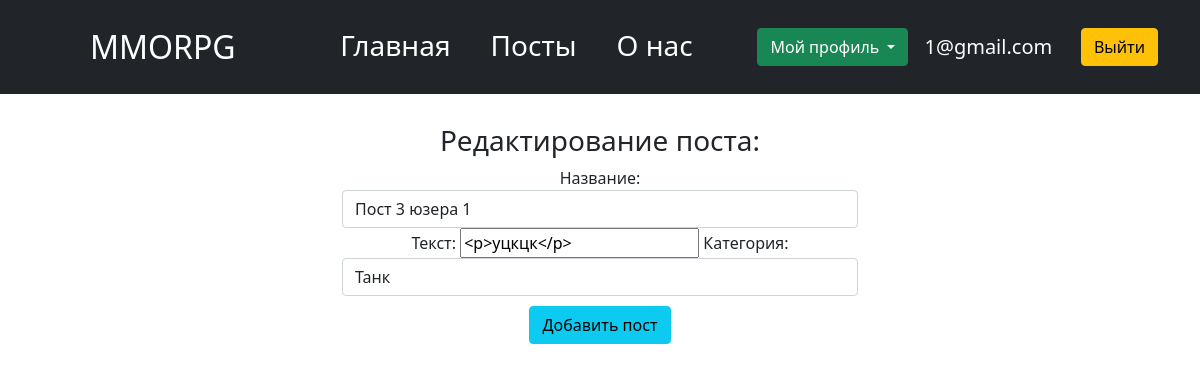
The page /posts/update/32 (signed in) on the database its author committed.
### news/models.py (models this page shows, shortened)
class Post(models.Model):
    Tank = 'Танк'
    Heal = 'Хиллы'
    DD = 'ДД'
    SELLERS = 'Торговцы'
    GILDMASTERS = 'Гилдмастеры'
    KVESTGRS = 'Квестгиверы'
    BLACKSMITHS = 'Кузнецы'
    LEATHERWRKS = 'Кожевники'
    CHEMISTS = 'Зельевары'
    SPELLMASTERS = 'Мастера Заклинаний'
    CATEGORY_CHOICES = [
        (Tank, 'Танк'),
        (Heal, 'Хиллы'),
        (DD, 'ДД'),
        (SELLERS, 'Торговцы'),
        (GILDMASTERS, 'Гилдмастеры'),
        (KVESTGRS, 'Квестгиверы'),
        (BLACKSMITHS, 'Кузнецы'),
        (LEATHERWRKS, 'Кожевники'),
        (CHEMISTS, 'Зельевары'),
        (SPELLMASTERS, 'Мастера Заклинаний')
    ]
    title = models.CharField(unique=True,
                             max_length=128,
                             verbose_name='Название'
                             )
    text = models.TextField(verbose_name='131')
    date_creation = models.DateTimeField(auto_now_add=True)
    category = models.CharField(choices=CATEGORY_CHOICES,
                                default='Tank',
                                verbose_name='Категория',
                                max_length=18
                                )
    author = models.ForeignKey(User,
                               on_delete=models.CASCADE,
                               verbose_name='Автор'
                               )
    rating = models.IntegerField(default=0)
    class Meta:
        verbose_name = 'Пост'
        verbose_name_plural = 'Посты'

### news/views.py (the view)
# urls.py: path('update/<int:pk>', PostUpdate.as_view(), name='post_update'),
class PostUpdate(LoginRequiredMixin, SuccessMessageMixin, UpdateView):
    template_name = 'MMORPG/post_create.html'
    form_class = PostForm
    success_url = "/posts/post_edit"
    success_msg = 'Пост успешно изменен'
    def get_context_data(self, **kwargs):
        context = super().get_context_data(**kwargs)
        context['update'] = True
        return context
    def get_object(self, **kwargs):
        id = self.kwargs.get('pk')
        return Post.objects.get(pk=id)
    def get_form_kwargs(self):
        kwargs = super().get_form_kwargs()
        if self.request.user != kwargs['instance'].author:
            return self.handle_no_permission()
        return kwargs

### news/forms.py
class PostForm(ModelForm):
    text = CharField(widget=CKEditorUploadingWidget(),
                     label='Текст'
                     )
    category = ChoiceField(label='Категория',
                           choices=Post.CATEGORY_CHOICES,
                           widget=Select(attrs={'class': 'form-control'})
                           )
    title = CharField(label='Название',
                      widget=TextInput(attrs={'class': 'form-control', 'placeholder': 'Enter the title'})
                      )
    class Meta:
        model = Post
        fields = ['title', 'text', 'category']

### templates/MMORPG/post_create.html (shortened to what this page needs)
{% extends 'MMORPG/flatpages/default.html' %}
{% block content %}
  <div style="padding: 30px 300px">
      {% if update %}
        <h3>Редактирование поста:</h3>
      {% else %}
        <h3> Создание поста: </h3>
      {% endif %}
      <form method="POST">
        {{ form }}
        <input class="btn btn-info" type="submit" value="Добавить пост"  style="margin: 10px">
      </form>
  </div>
{% endblock content %}

### templates/MMORPG/flatpages/default.html (shortened to what this page needs)
{% load static %}
<!doctype html>
<html lang="en">
  <head>
    <link href="{% static 'bootstrap/css/bootstrap.min.css' %}" rel="stylesheet">
  </head>
  <body>
    <nav class="p-3 bg-dark text-white sticky-top ">
        <div class="container">
          <div class="d-flex flex-wrap align-items-center justify-content-center justify-content-lg-start">
            <a href="/home/" class="d-flex align-items-center mb-3 mb-md-0 me-md-auto text-white text-decoration-none">
              <svg class="bi me-2" width="40" height="32"><use xlink:href="#bootstrap"/></svg>
              <span class="fs-2">MMORPG</span>
            </a>
            <button class="navbar-toggler" type="button" data-toggle="collapse" data-target="#navbarTogglerDemo02" aria-controls="navbarTogglerDemo02" aria-expanded="false" aria-label="Toggle navigation">
              <span class="navbar-toggler-icon"></span>
            </button>
            <ul class="nav col-lg-auto me-lg-auto justify-content-center fs-3">
              <li>
                <a class="nav-link px-3 mx-1 mb-1 text-white" href="{% url 'home_page' %}">Главная</a>
              </li>
              <li>
                <a class="nav-link px-3 mx-1 mb-1 text-white" href="{% url 'post_list' %}" >Посты</a>
              </li>
              <li>
                <a class="nav-link px-3 mx-1 mb-1 text-white" href="/about/" >О нас</a>
              </li>
            </ul>
            {% if request.user.is_authenticated %}
              <div class="dropdown px-3 ">
                <button class="btn btn-success dropdown-toggle" type="button" id="dropdownMenuButton1" data-bs-toggle="dropdown" aria-expanded="false">
                  Мой профиль
                </button>
              </div>
              <div class="nav col-12 mt-2 col-lg-auto me-lg-auto justify-content-center">
                <h5>{{request.user.email}}</h5>
              </div>
              <div class="text-end">
                <button onclick="window.location.href = '/accounts/logout/'" type="button" class="btn btn-warning">Выйти</button>
              </div>
            {%else%}
              <div class="text-end">
                <button onclick="window.location.href = '/accounts/login/'" type="button" class="btn btn-outline-light me-2">Вход</button>
                <button onclick="window.location.href = '/accounts/signup/'" type="button" class="btn btn-warning">Регистрация</button>
              </div>
            {%endif%}
          </div>
        </div>
    </nav>
    <div class="container">
      <div class="row">
        <div class="col-lg-12 text-center">
          {% block content %}{% endblock content %}
        </div>
      </div>
    </div>
  </body>
</html>

### rows shown on the page
Post: title "Пост 3 юзера 1", text "<p>уцкцк</p>", category "Танк"

### other values the page prints
{{ request.user.email }} "1@gmail.com"
